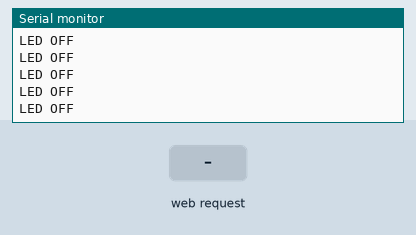
Recording of a sketch running on a simulated ESP32. Parts: the last lines printed to the serial monitor. The test bench sets the inputs (shaded band).

Above: at 1.3 s.
1.4 s: HTTP request GET /ledOn received
At 1.41 s:
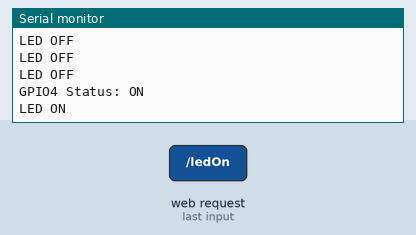
2.9 s: HTTP request GET /ledOff received
At 2.91 s:
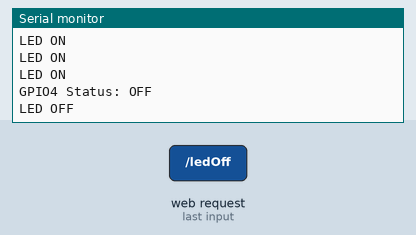

Measured:
- after the input at 1.4 s, the serial monitor: prints a new line at once (image 1)
- after the input at 2.9 s, the serial monitor: prints a new line at once (image 2)

The sketch:

Sample.ino
```cpp
#include <WiFi.h>
#include <WebServer.h>

/* Put your SSID & Password */
const char* ssid = "ESP32";  // Enter SSID here
const char* password = "12345678";  //Enter Password here

/* Put IP Address details */
IPAddress local_ip(192,168,1,1);
IPAddress gateway(192,168,1,1);
IPAddress subnet(255,255,255,0);

WebServer server(80);

bool LED1status = LOW;

void setup() {
  Serial.begin(115200);
  WiFi.softAP(ssid, password);
  WiFi.softAPConfig(local_ip, gateway, subnet);
  delay(100);

  server.on("/", handle_OnConnect);
  server.on("/ledOn", handle_led1on);
  server.on("/ledOff", handle_led1off);
  server.onNotFound(handle_NotFound);

  server.begin();
  Serial.println("HTTP server started");
}
void loop() {
  server.handleClient();
  if(LED1status)
  {Serial.println("LED ON");}
  else
  {Serial.println("LED OFF");}
  delay(100);
}

void handle_OnConnect() {
  LED1status = LOW;
  server.send(200, "text/html", SendHTML(LED1status));
}

void handle_led1on() {
  LED1status = HIGH;
  Serial.println("GPIO4 Status: ON");
  server.send(200, "text/html", SendHTML(true));
}

void handle_led1off() {
  LED1status = LOW;
  Serial.println("GPIO4 Status: OFF");
  server.send(200, "text/html", SendHTML(false));
}

void handle_NotFound(){
  server.send(404, "text/plain", "Not found");
}

String SendHTML(uint8_t led1stat){
  String ptr = "<!DOCTYPE html> <html>\n";
  ptr +="<head><meta name=\"viewport\" content=\"width=device-width, initial-scale=1.0, user-scalable=no\">\n";
  ptr +="<title>LED Control</title>\n";
  ptr +="<style>html { font-family: Helvetica; display: inline-block; margin: 0px auto; text-align: center;}\n";
  ptr +="body{margin-top: 50px;} h1 {color: #444444;margin: 50px auto 30px;} h3 {color: #444444;margin-bottom: 50px;}\n";
  ptr +=".button {display: block;width: 80px;background-color: #3498db;border: none;color: white;padding: 13px 30px;text-decoration: none;font-size: 25px;margin: 0px auto 35px;cursor: pointer;border-radius: 4px;}\n";
  ptr +=".button-on {background-color: #3498db;}\n";
  ptr +=".button-on:active {background-color: #2980b9;}\n";
  ptr +=".button-off {background-color: #34495e;}\n";
  ptr +=".button-off:active {background-color: #2c3e50;}\n";
  ptr +="p {font-size: 14px;color: #888;margin-bottom: 10px;}\n";
  ptr +="</style>\n";
  ptr +="</head>\n";
  ptr +="<body>\n";
  ptr +="<h1>ESP32 Web Server</h1>\n";
  ptr +="<h3>Using Access Point(AP) Mode</h3>\n";

   if(led1stat)
  {ptr +="<p>LED1 Status: ON</p><a class=\"button button-off\" href=\"/led1off\">OFF</a>\n";}
  else
  {ptr +="<p>LED1 Status: OFF</p><a class=\"button button-on\" href=\"/led1on\">ON</a>\n";}

  ptr +="</body>\n";
  ptr +="</html>\n";
  return ptr;
}
```
